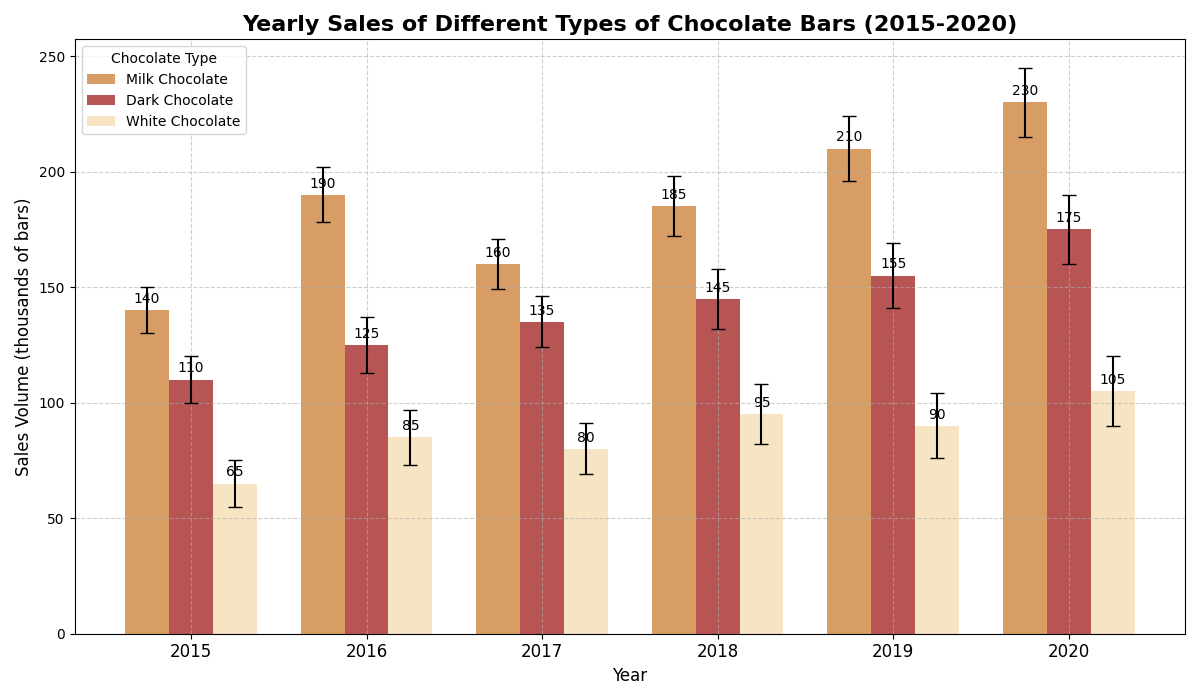

The Python source for this figure:
import matplotlib.pyplot as plt
import numpy as np

# Data
years = np.array([2015, 2016, 2017, 2018, 2019, 2020])
# Manually altered sales data within the original structure
milk_chocolate_sales = np.array([140, 190, 160, 185, 210, 230])
dark_chocolate_sales = np.array([110, 125, 135, 145, 155, 175])
white_chocolate_sales = np.array([65, 85, 80, 95, 90, 105])
sales_errors = np.array([10, 12, 11, 13, 14, 15])

# Create the figure and axes
fig, ax = plt.subplots(figsize=(12, 7))

bar_width = 0.25
bar_positions1 = years - bar_width
bar_positions2 = years
bar_positions3 = years + bar_width

# Bar plot
bars1 = ax.bar(bar_positions1, milk_chocolate_sales, bar_width, yerr=sales_errors, capsize=5, label='Milk Chocolate', color='peru', alpha=0.8)
bars2 = ax.bar(bar_positions2, dark_chocolate_sales, bar_width, yerr=sales_errors, capsize=5, label='Dark Chocolate', color='brown', alpha=0.8)
bars3 = ax.bar(bar_positions3, white_chocolate_sales, bar_width, yerr=sales_errors, capsize=5, label='White Chocolate', color='wheat', alpha=0.8)

# Titles and labels
ax.set_title('Yearly Sales of Different Types of Chocolate Bars (2015-2020)', fontsize=16, fontweight='bold')
ax.set_xlabel('Year', fontsize=12)
ax.set_ylabel('Sales Volume (thousands of bars)', fontsize=12)

# Legend
ax.legend(title='Chocolate Type', fontsize=10, loc='upper left', frameon=True)

# Adjust ticks
ax.set_xticks(years)
ax.set_xticklabels(years, rotation=0, fontsize=12)

# Annotating bars with sales values
def annotate_bars(bars):
    for bar in bars:
        height = bar.get_height()
        ax.annotate(f'{height}', xy=(bar.get_x() + bar.get_width() / 2, height), xytext=(0, 3),
                    textcoords="offset points", ha='center', va='bottom')

annotate_bars(bars1)
annotate_bars(bars2)
annotate_bars(bars3)

# Grid and background customization
ax.grid(True, linestyle='--', alpha=0.6)

# Adjust layout to prevent overlap
plt.tight_layout()

# Display the plot
plt.show()
